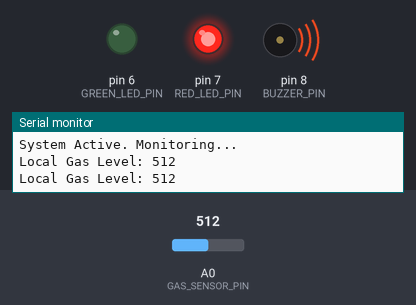
Recording of a sketch running on a simulated Arduino Uno, built with avr-gcc and run on an emulated ATmega328P. Shown: output pins drawn as LEDs (lit = HIGH), buzzer (waves = sounding, pin HIGH), the last lines printed to the serial monitor. The test bench sets the inputs (shaded band); at power-on: A0 (GAS_SENSOR_PIN) = 512.

Above: at 1.8 s.
1.9 s: A0 (GAS_SENSOR_PIN) set to 258
3.4 s: A0 (GAS_SENSOR_PIN) set to 240
At 5.4 s:
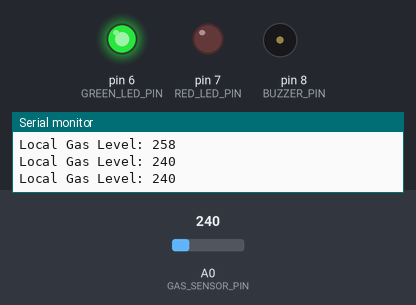
5.7 s: A0 (GAS_SENSOR_PIN) set to 260
At 7.2 s:
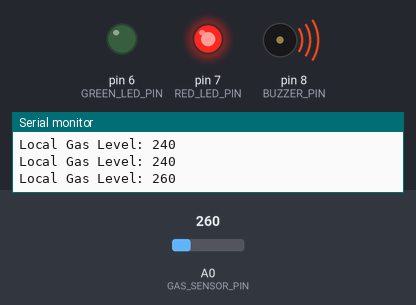
7.7 s: A0 (GAS_SENSOR_PIN) set to 122
At 8.9 s:
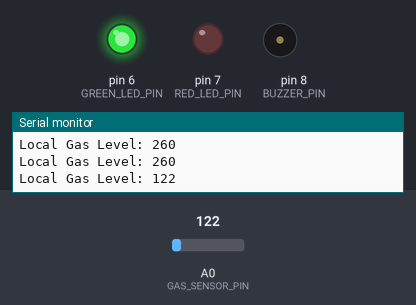
Timing chart, 0 to 10.7 s (numbered marks = the images above; inputs shaded):
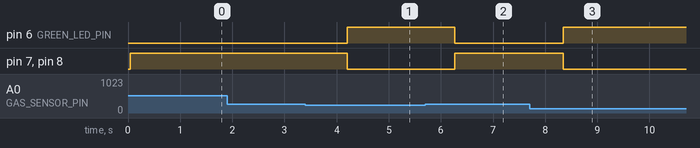

Measured:
- the behaviour switches between 251 and 250 on A0 (GAS_SENSOR_PIN) (found by bisection; images 0 and 1)
- after the input at 3.4 s, pin 6 (GREEN_LED_PIN): LOW → HIGH after 0.80 s; pin 7 (RED_LED_PIN), pin 8 (BUZZER_PIN): HIGH → LOW after 0.80 s
- after the input at 5.7 s, pin 6 (GREEN_LED_PIN): HIGH → LOW after 0.56 s; pin 7 (RED_LED_PIN), pin 8 (BUZZER_PIN): LOW → HIGH after 0.56 s
- after the input at 7.7 s, pin 6 (GREEN_LED_PIN): LOW → HIGH after 0.65 s; pin 7 (RED_LED_PIN), pin 8 (BUZZER_PIN): HIGH → LOW after 0.65 s

The sketch:

GasSense.ino
```cpp
#include <SoftwareSerial.h>

// Pin Definitions
#define GAS_SENSOR_PIN A0
#define BUZZER_PIN 8
#define RED_LED_PIN 7
#define GREEN_LED_PIN 6

// Set up Bluetooth: Pin 10 receives (RX), Pin 11 transmits (TX)
SoftwareSerial BTSerial(10, 11);

// Your custom threshold
#define THRESHOLD 250

void setup() {
    Serial.begin(9600);      // Starts the USB connection for computer debugging
    BTSerial.begin(9600);    // Starts the Bluetooth connection for the phone

    pinMode(BUZZER_PIN, OUTPUT);
    pinMode(RED_LED_PIN, OUTPUT);
    pinMode(GREEN_LED_PIN, OUTPUT);

    Serial.println("System Active. Monitoring...");

    // Send a welcome message to the phone when it connects
    BTSerial.println("--- Gas Monitor Connected ---");
}

void loop() {
    int currentGasLevel = analogRead(GAS_SENSOR_PIN);

    // Print to your computer screen
    Serial.print("Local Gas Level: ");
    Serial.println(currentGasLevel);

    // Construct the data payload to send to your phone
    BTSerial.print("Gas: ");
    BTSerial.print(currentGasLevel);

    // Core Logic
    if (currentGasLevel > THRESHOLD) {
        // DANGER STATE
        digitalWrite(GREEN_LED_PIN, LOW);
        digitalWrite(RED_LED_PIN, HIGH);
        digitalWrite(BUZZER_PIN, HIGH);

        // Append the danger warning to the phone's payload
        BTSerial.println("  ||  STATUS: DANGER! ALARM!");
    } else {
        // SAFE STATE
        digitalWrite(RED_LED_PIN, LOW);
        digitalWrite(BUZZER_PIN, LOW);
        digitalWrite(GREEN_LED_PIN, HIGH);

        // Append the safe status to the phone's payload
        BTSerial.println("  ||  STATUS: Safe");
    }

    // A 1-second delay so the phone screen doesn't scroll too fast
    delay(1000);
}
```
